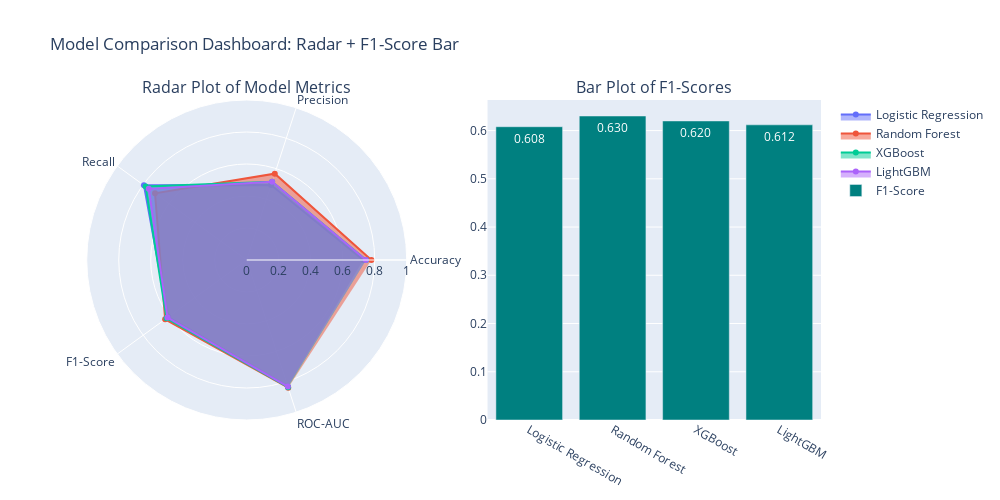

Here is the notebook cell this chart was saved with:
### Code cell
import plotly.graph_objects as go
from plotly.subplots import make_subplots

# Models and metrics
models = ['Logistic Regression', 'Random Forest', 'XGBoost', 'LightGBM']
metrics_names = ['Accuracy', 'Precision', 'Recall', 'F1-Score', 'ROC-AUC']
metrics_values = {
    'Logistic Regression': [0.72779, 0.492537, 0.794118, 0.607984, 0.830522],
    'Random Forest': [0.778962, 0.567452, 0.708556, 0.630202, 0.839460],
    'XGBoost': [0.745558, 0.514085, 0.780749, 0.619958, 0.835809],
    'LightGBM': [0.744847, 0.513612, 0.756684, 0.611892, 0.832125]
}

# Create subplots: 1 row, 2 columns (radar + bar)
fig = make_subplots(
    rows=1, cols=2,
    specs=[[{'type': 'polar'}, {'type': 'xy'}]],
    subplot_titles=("Radar Plot of Model Metrics", "Bar Plot of F1-Scores")
)

# Add radar traces
for model in models:
    fig.add_trace(go.Scatterpolar(
        r=metrics_values[model],
        theta=metrics_names,
        fill='toself',
        name=model
    ), row=1, col=1)

# Add bar plot traces for F1-Score comparison
f1_scores = [metrics_values[m][3] for m in models]  # index 3 is F1-Score
fig.add_trace(go.Bar(
    x=models,
    y=f1_scores,
    text=[f"{s:.3f}" for s in f1_scores],
    textposition='auto',
    marker_color='teal',
    name='F1-Score'
), row=1, col=2)

# Update layout
fig.update_layout(
    height=500, width=1000,
    title_text="Model Comparison Dashboard: Radar + F1-Score Bar",
    showlegend=True,
    polar=dict(radialaxis=dict(visible=True, range=[0,1]))
)

fig.show()

### Figure 1 — Plotly figure (JSON) as saved in the notebook; plotly's stock layout.template omitted (floating-point values rounded to 4 significant figures)
{"data": [{"fill": "toself", "name": "Logistic Regression", "r": [0.7278, 0.4925, 0.7941, 0.608, 0.8305], "subplot": "polar", "theta": ["Accuracy", "Precision", "Recall", "F1-Score", "ROC-AUC"], "type": "scatterpolar"}, {"fill": "toself", "name": "Random Forest", "r": [0.779, 0.5675, 0.7086, 0.6302, 0.8395], "subplot": "polar", "theta": ["Accuracy", "Precision", "Recall", "F1-Score", "ROC-AUC"], "type": "scatterpolar"}, {"fill": "toself", "name": "XGBoost", "r": [0.7456, 0.5141, 0.7807, 0.62, 0.8358], "subplot": "polar", "theta": ["Accuracy", "Precision", "Recall", "F1-Score", "ROC-AUC"], "type": "scatterpolar"}, {"fill": "toself", "name": "LightGBM", "r": [0.7448, 0.5136, 0.7567, 0.6119, 0.8321], "subplot": "polar", "theta": ["Accuracy", "Precision", "Recall", "F1-Score", "ROC-AUC"], "type": "scatterpolar"}, {"marker": {"color": "teal"}, "name": "F1-Score", "text": ["0.608", "0.630", "0.620", "0.612"], "textposition": "auto", "type": "bar", "x": ["Logistic Regression", "Random Forest", "XGBoost", "LightGBM"], "xaxis": "x", "y": [0.608, 0.6302, 0.62, 0.6119], "yaxis": "y"}], "layout": {"annotations": [{"font": {"size": 16}, "showarrow": false, "text": "Radar Plot of Model Metrics", "x": 0.225, "xanchor": "center", "xref": "paper", "y": 1, "yanchor": "bottom", "yref": "paper"}, {"font": {"size": 16}, "showarrow": false, "text": "Bar Plot of F1-Scores", "x": 0.775, "xanchor": "center", "xref": "paper", "y": 1, "yanchor": "bottom", "yref": "paper"}], "height": 500, "polar": {"angularaxis": {"type": "category"}, "domain": {"x": [0, 0.45], "y": [0, 1]}, "radialaxis": {"autorange": false, "range": [0, 1], "type": "linear", "visible": true}}, "showlegend": true, "title": {"text": "Model Comparison Dashboard: Radar + F1-Score Bar"}, "width": 1000, "xaxis": {"anchor": "y", "autorange": true, "domain": [0.55, 1], "range": [-0.5, 3.5], "type": "category"}, "yaxis": {"anchor": "x", "autorange": true, "domain": [0, 1], "range": [0, 0.6634], "type": "linear"}}}
